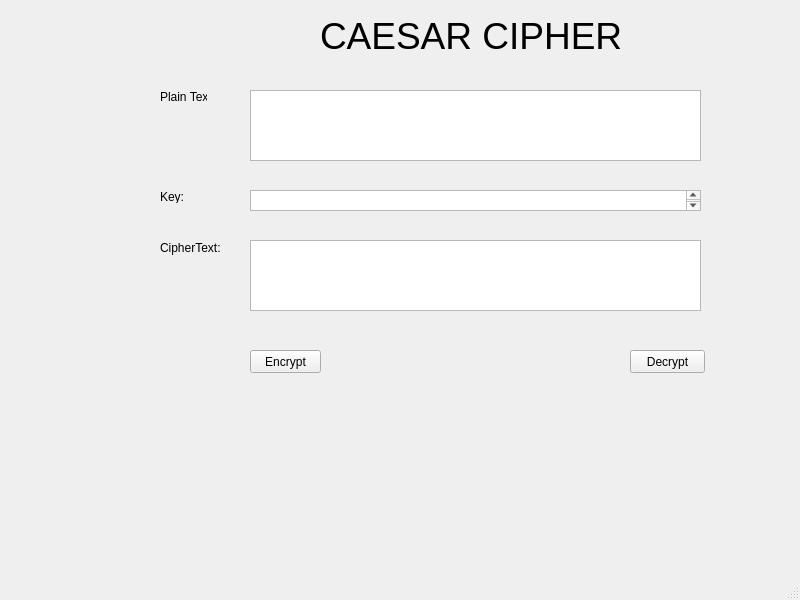
<?xml version="1.0" encoding="UTF-8"?>
<ui version="4.0">
 <class>MainWindow</class>
 <widget class="QMainWindow" name="MainWindow">
  <property name="geometry">
   <rect>
    <x>0</x>
    <y>0</y>
    <width>800</width>
    <height>600</height>
   </rect>
  </property>
  <property name="windowTitle">
   <string>MainWindow</string>
  </property>
  <widget class="QWidget" name="centralwidget">
   <widget class="QTextEdit" name="textEdit">
    <property name="geometry">
     <rect>
      <x>250</x>
      <y>90</y>
      <width>451</width>
      <height>71</height>
     </rect>
    </property>
   </widget>
   <widget class="QTextEdit" name="textEdit_2">
    <property name="geometry">
     <rect>
      <x>250</x>
      <y>190</y>
      <width>451</width>
      <height>21</height>
     </rect>
    </property>
   </widget>
   <widget class="QTextEdit" name="textEdit_3">
    <property name="geometry">
     <rect>
      <x>250</x>
      <y>240</y>
      <width>451</width>
      <height>71</height>
     </rect>
    </property>
   </widget>
   <widget class="QLabel" name="label">
    <property name="geometry">
     <rect>
      <x>320</x>
      <y>10</y>
      <width>311</width>
      <height>51</height>
     </rect>
    </property>
    <property name="font">
     <font>
      <pointsize>28</pointsize>
     </font>
    </property>
    <property name="text">
     <string>CAESAR CIPHER</string>
    </property>
   </widget>
   <widget class="QLabel" name="label_2">
    <property name="geometry">
     <rect>
      <x>160</x>
      <y>90</y>
      <width>47</width>
      <height>13</height>
     </rect>
    </property>
    <property name="text">
     <string>Plain Text:</string>
    </property>
   </widget>
   <widget class="QLabel" name="label_3">
    <property name="geometry">
     <rect>
      <x>160</x>
      <y>190</y>
      <width>47</width>
      <height>13</height>
     </rect>
    </property>
    <property name="text">
     <string>Key:</string>
    </property>
   </widget>
   <widget class="QLabel" name="label_4">
    <property name="geometry">
     <rect>
      <x>160</x>
      <y>240</y>
      <width>71</width>
      <height>16</height>
     </rect>
    </property>
    <property name="text">
     <string>CipherText:</string>
    </property>
   </widget>
   <widget class="QPushButton" name="pushButton">
    <property name="geometry">
     <rect>
      <x>250</x>
      <y>350</y>
      <width>71</width>
      <height>23</height>
     </rect>
    </property>
    <property name="text">
     <string>Encrypt</string>
    </property>
   </widget>
   <widget class="QPushButton" name="pushButton_2">
    <property name="geometry">
     <rect>
      <x>630</x>
      <y>350</y>
      <width>75</width>
      <height>23</height>
     </rect>
    </property>
    <property name="text">
     <string>Decrypt</string>
    </property>
   </widget>
  </widget>
  <widget class="QMenuBar" name="menubar">
   <property name="geometry">
    <rect>
     <x>0</x>
     <y>0</y>
     <width>800</width>
     <height>21</height>
    </rect>
   </property>
  </widget>
  <widget class="QStatusBar" name="statusbar"/>
 </widget>
 <resources/>
 <connections/>
</ui>
